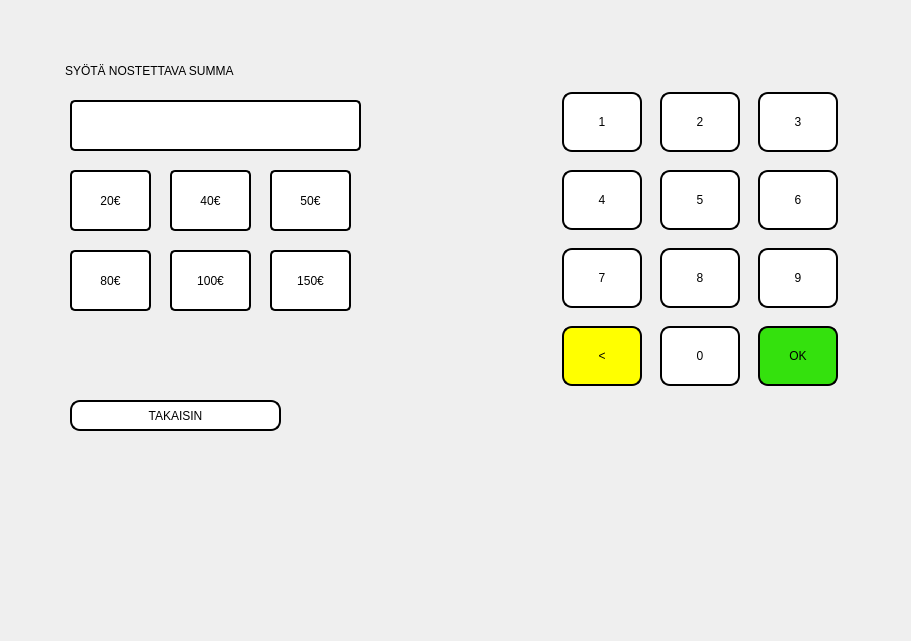
<?xml version="1.0" encoding="UTF-8"?>
<ui version="4.0">
 <class>WithdrawPage</class>
 <widget class="QWidget" name="WithdrawPage">
  <property name="geometry">
   <rect>
    <x>0</x>
    <y>0</y>
    <width>911</width>
    <height>641</height>
   </rect>
  </property>
  <property name="sizePolicy">
   <sizepolicy hsizetype="Ignored" vsizetype="Ignored">
    <horstretch>0</horstretch>
    <verstretch>0</verstretch>
   </sizepolicy>
  </property>
  <property name="windowTitle">
   <string>Form</string>
  </property>
  <property name="styleSheet">
   <string notr="true">QPushButton 
{
	font: 16pt &quot;Squada One&quot;;
    background-color: qlineargradient(x1: 0, y1: 0, x2: 0, y2: 1, stop: 0 white, stop: 1 grey);
	border-style: solid;
	border-color: black;
	border-width: 2px;
	border-radius: 10px;
}

QLabel 
{	
	font: 16pt &quot;Squada One&quot;;
	border-style: solid;
	border-color: black;
	border-width: 2px;
	border-radius: 5px;
}

QLabel:focus
{
	border-color: red;
}</string>
  </property>
  <widget class="QPushButton" name="insert_20euros">
   <property name="geometry">
    <rect>
     <x>70</x>
     <y>170</y>
     <width>81</width>
     <height>61</height>
    </rect>
   </property>
   <property name="styleSheet">
    <string notr="true"> border-color: none;
background-color:white;
	font: 16pt &quot;Maiandra GD&quot;;
	border-style: solid;
	border-color: black;
	border-width: 2px;
	border-radius: 5px;</string>
   </property>
   <property name="text">
    <string>20€</string>
   </property>
  </widget>
  <widget class="QPushButton" name="insert_20euros_6">
   <property name="geometry">
    <rect>
     <x>170</x>
     <y>250</y>
     <width>81</width>
     <height>61</height>
    </rect>
   </property>
   <property name="styleSheet">
    <string notr="true"> border-color: none;
background-color:white;
	font: 16pt &quot;Maiandra GD&quot;;
	border-style: solid;
	border-color: black;
	border-width: 2px;
	border-radius: 5px;</string>
   </property>
   <property name="text">
    <string>100€</string>
   </property>
  </widget>
  <widget class="QPushButton" name="Btn_Takaisin">
   <property name="geometry">
    <rect>
     <x>70</x>
     <y>400</y>
     <width>211</width>
     <height>31</height>
    </rect>
   </property>
   <property name="styleSheet">
    <string notr="true">selection-color: rgb(0, 170, 255);
background-color: rgb(255, 255, 255);</string>
   </property>
   <property name="text">
    <string>TAKAISIN</string>
   </property>
  </widget>
  <widget class="QPushButton" name="insert_20euros_9">
   <property name="geometry">
    <rect>
     <x>70</x>
     <y>250</y>
     <width>81</width>
     <height>61</height>
    </rect>
   </property>
   <property name="styleSheet">
    <string notr="true"> border-color: none;
background-color:white;
	font: 16pt &quot;Maiandra GD&quot;;
	border-style: solid;
	border-color: black;
	border-width: 2px;
	border-radius: 5px;</string>
   </property>
   <property name="text">
    <string>80€</string>
   </property>
  </widget>
  <widget class="QWidget" name="gridLayoutWidget_2">
   <property name="geometry">
    <rect>
     <x>550</x>
     <y>80</y>
     <width>301</width>
     <height>321</height>
    </rect>
   </property>
   <layout class="QGridLayout" name="gridLayout_3">
    <item row="2" column="2">
     <widget class="QPushButton" name="Btn_20">
      <property name="sizePolicy">
       <sizepolicy hsizetype="Fixed" vsizetype="Fixed">
        <horstretch>0</horstretch>
        <verstretch>0</verstretch>
       </sizepolicy>
      </property>
      <property name="minimumSize">
       <size>
        <width>80</width>
        <height>60</height>
       </size>
      </property>
      <property name="baseSize">
       <size>
        <width>0</width>
        <height>0</height>
       </size>
      </property>
      <property name="styleSheet">
       <string notr="true">background-color: rgb(255, 255, 255);</string>
      </property>
      <property name="text">
       <string>8</string>
      </property>
     </widget>
    </item>
    <item row="1" column="2">
     <widget class="QPushButton" name="Btn_21">
      <property name="sizePolicy">
       <sizepolicy hsizetype="Fixed" vsizetype="Fixed">
        <horstretch>0</horstretch>
        <verstretch>0</verstretch>
       </sizepolicy>
      </property>
      <property name="minimumSize">
       <size>
        <width>80</width>
        <height>60</height>
       </size>
      </property>
      <property name="baseSize">
       <size>
        <width>0</width>
        <height>0</height>
       </size>
      </property>
      <property name="styleSheet">
       <string notr="true">background-color: rgb(255, 255, 255);</string>
      </property>
      <property name="text">
       <string>5</string>
      </property>
     </widget>
    </item>
    <item row="2" column="3">
     <widget class="QPushButton" name="Btn_22">
      <property name="sizePolicy">
       <sizepolicy hsizetype="Fixed" vsizetype="Fixed">
        <horstretch>0</horstretch>
        <verstretch>0</verstretch>
       </sizepolicy>
      </property>
      <property name="minimumSize">
       <size>
        <width>80</width>
        <height>60</height>
       </size>
      </property>
      <property name="baseSize">
       <size>
        <width>0</width>
        <height>0</height>
       </size>
      </property>
      <property name="styleSheet">
       <string notr="true">background-color: rgb(255, 255, 255);</string>
      </property>
      <property name="text">
       <string>9</string>
      </property>
     </widget>
    </item>
    <item row="1" column="1">
     <widget class="QPushButton" name="Btn_23">
      <property name="sizePolicy">
       <sizepolicy hsizetype="Fixed" vsizetype="Fixed">
        <horstretch>0</horstretch>
        <verstretch>0</verstretch>
       </sizepolicy>
      </property>
      <property name="minimumSize">
       <size>
        <width>80</width>
        <height>60</height>
       </size>
      </property>
      <property name="baseSize">
       <size>
        <width>0</width>
        <height>0</height>
       </size>
      </property>
      <property name="styleSheet">
       <string notr="true">background-color: rgb(255, 255, 255);</string>
      </property>
      <property name="text">
       <string>4</string>
      </property>
     </widget>
    </item>
    <item row="0" column="2">
     <widget class="QPushButton" name="Btn_24">
      <property name="sizePolicy">
       <sizepolicy hsizetype="Fixed" vsizetype="Fixed">
        <horstretch>0</horstretch>
        <verstretch>0</verstretch>
       </sizepolicy>
      </property>
      <property name="minimumSize">
       <size>
        <width>80</width>
        <height>60</height>
       </size>
      </property>
      <property name="baseSize">
       <size>
        <width>0</width>
        <height>0</height>
       </size>
      </property>
      <property name="styleSheet">
       <string notr="true">background-color: rgb(255, 255, 255);</string>
      </property>
      <property name="text">
       <string>2</string>
      </property>
     </widget>
    </item>
    <item row="0" column="1">
     <widget class="QPushButton" name="Btn_25">
      <property name="sizePolicy">
       <sizepolicy hsizetype="Fixed" vsizetype="Fixed">
        <horstretch>0</horstretch>
        <verstretch>0</verstretch>
       </sizepolicy>
      </property>
      <property name="minimumSize">
       <size>
        <width>80</width>
        <height>60</height>
       </size>
      </property>
      <property name="baseSize">
       <size>
        <width>0</width>
        <height>0</height>
       </size>
      </property>
      <property name="styleSheet">
       <string notr="true">background-color: rgb(255, 255, 255);</string>
      </property>
      <property name="text">
       <string>1</string>
      </property>
     </widget>
    </item>
    <item row="0" column="3">
     <widget class="QPushButton" name="Btn_26">
      <property name="sizePolicy">
       <sizepolicy hsizetype="Fixed" vsizetype="Fixed">
        <horstretch>0</horstretch>
        <verstretch>0</verstretch>
       </sizepolicy>
      </property>
      <property name="minimumSize">
       <size>
        <width>80</width>
        <height>60</height>
       </size>
      </property>
      <property name="baseSize">
       <size>
        <width>0</width>
        <height>0</height>
       </size>
      </property>
      <property name="styleSheet">
       <string notr="true">background-color: rgb(255, 255, 255);</string>
      </property>
      <property name="text">
       <string>3</string>
      </property>
     </widget>
    </item>
    <item row="1" column="3">
     <widget class="QPushButton" name="Btn_27">
      <property name="sizePolicy">
       <sizepolicy hsizetype="Fixed" vsizetype="Fixed">
        <horstretch>0</horstretch>
        <verstretch>0</verstretch>
       </sizepolicy>
      </property>
      <property name="minimumSize">
       <size>
        <width>80</width>
        <height>60</height>
       </size>
      </property>
      <property name="baseSize">
       <size>
        <width>0</width>
        <height>0</height>
       </size>
      </property>
      <property name="styleSheet">
       <string notr="true">background-color: rgb(255, 255, 255);</string>
      </property>
      <property name="text">
       <string>6</string>
      </property>
     </widget>
    </item>
    <item row="2" column="1">
     <widget class="QPushButton" name="Btn_28">
      <property name="sizePolicy">
       <sizepolicy hsizetype="Fixed" vsizetype="Fixed">
        <horstretch>0</horstretch>
        <verstretch>0</verstretch>
       </sizepolicy>
      </property>
      <property name="minimumSize">
       <size>
        <width>80</width>
        <height>60</height>
       </size>
      </property>
      <property name="baseSize">
       <size>
        <width>0</width>
        <height>0</height>
       </size>
      </property>
      <property name="styleSheet">
       <string notr="true">background-color: rgb(255, 255, 255);</string>
      </property>
      <property name="text">
       <string>7</string>
      </property>
     </widget>
    </item>
    <item row="3" column="2">
     <widget class="QPushButton" name="Btn_29">
      <property name="sizePolicy">
       <sizepolicy hsizetype="Fixed" vsizetype="Fixed">
        <horstretch>0</horstretch>
        <verstretch>0</verstretch>
       </sizepolicy>
      </property>
      <property name="minimumSize">
       <size>
        <width>80</width>
        <height>60</height>
       </size>
      </property>
      <property name="baseSize">
       <size>
        <width>0</width>
        <height>0</height>
       </size>
      </property>
      <property name="styleSheet">
       <string notr="true">background-color: rgb(255, 255, 255);</string>
      </property>
      <property name="text">
       <string>0</string>
      </property>
     </widget>
    </item>
    <item row="3" column="1">
     <widget class="QPushButton" name="Btn_STOP_3">
      <property name="sizePolicy">
       <sizepolicy hsizetype="Fixed" vsizetype="Fixed">
        <horstretch>0</horstretch>
        <verstretch>0</verstretch>
       </sizepolicy>
      </property>
      <property name="minimumSize">
       <size>
        <width>80</width>
        <height>60</height>
       </size>
      </property>
      <property name="baseSize">
       <size>
        <width>40</width>
        <height>40</height>
       </size>
      </property>
      <property name="styleSheet">
       <string notr="true">background-color: rgb(255, 255, 0);</string>
      </property>
      <property name="text">
       <string>&lt;</string>
      </property>
     </widget>
    </item>
    <item row="3" column="3">
     <widget class="QPushButton" name="Btn_OK_3">
      <property name="sizePolicy">
       <sizepolicy hsizetype="Fixed" vsizetype="Fixed">
        <horstretch>0</horstretch>
        <verstretch>0</verstretch>
       </sizepolicy>
      </property>
      <property name="minimumSize">
       <size>
        <width>80</width>
        <height>60</height>
       </size>
      </property>
      <property name="baseSize">
       <size>
        <width>0</width>
        <height>0</height>
       </size>
      </property>
      <property name="styleSheet">
       <string notr="true">
background-color: rgb(52, 225, 13);</string>
      </property>
      <property name="text">
       <string>OK</string>
      </property>
     </widget>
    </item>
   </layout>
  </widget>
  <widget class="QPushButton" name="insert_20euros_3">
   <property name="geometry">
    <rect>
     <x>270</x>
     <y>170</y>
     <width>81</width>
     <height>61</height>
    </rect>
   </property>
   <property name="styleSheet">
    <string notr="true"> border-color: none;
background-color:white;
	font: 16pt &quot;Maiandra GD&quot;;
	border-style: solid;
	border-color: black;
	border-width: 2px;
	border-radius: 5px;</string>
   </property>
   <property name="text">
    <string>50€</string>
   </property>
  </widget>
  <widget class="QPushButton" name="insert_20euros_2">
   <property name="geometry">
    <rect>
     <x>170</x>
     <y>170</y>
     <width>81</width>
     <height>61</height>
    </rect>
   </property>
   <property name="styleSheet">
    <string notr="true"> border-color: none;
background-color:white;
	font: 16pt &quot;Maiandra GD&quot;;
	border-style: solid;
	border-color: black;
	border-width: 2px;
	border-radius: 5px;</string>
   </property>
   <property name="text">
    <string>40€</string>
   </property>
  </widget>
  <widget class="QLabel" name="label_6">
   <property name="geometry">
    <rect>
     <x>60</x>
     <y>50</y>
     <width>301</width>
     <height>41</height>
    </rect>
   </property>
   <property name="styleSheet">
    <string notr="true">border-color: none;</string>
   </property>
   <property name="text">
    <string>SYÖTÄ NOSTETTAVA SUMMA</string>
   </property>
  </widget>
  <widget class="QPushButton" name="insert_20euros_8">
   <property name="geometry">
    <rect>
     <x>270</x>
     <y>250</y>
     <width>81</width>
     <height>61</height>
    </rect>
   </property>
   <property name="styleSheet">
    <string notr="true"> border-color: none;
background-color:white;
	font: 16pt &quot;Maiandra GD&quot;;
	border-style: solid;
	border-color: black;
	border-width: 2px;
	border-radius: 5px;</string>
   </property>
   <property name="text">
    <string>150€</string>
   </property>
  </widget>
  <widget class="QTextEdit" name="insert_Amount">
   <property name="geometry">
    <rect>
     <x>70</x>
     <y>100</y>
     <width>291</width>
     <height>51</height>
    </rect>
   </property>
   <property name="styleSheet">
    <string notr="true">background-color : white; 
color : gray;
	font: 16pt &quot;Maiandra GD&quot;;
	border-style: solid;
	border-color: black;
	border-width: 2px;
	border-radius: 5px;</string>
   </property>
  </widget>
 </widget>
 <resources/>
 <connections/>
</ui>
